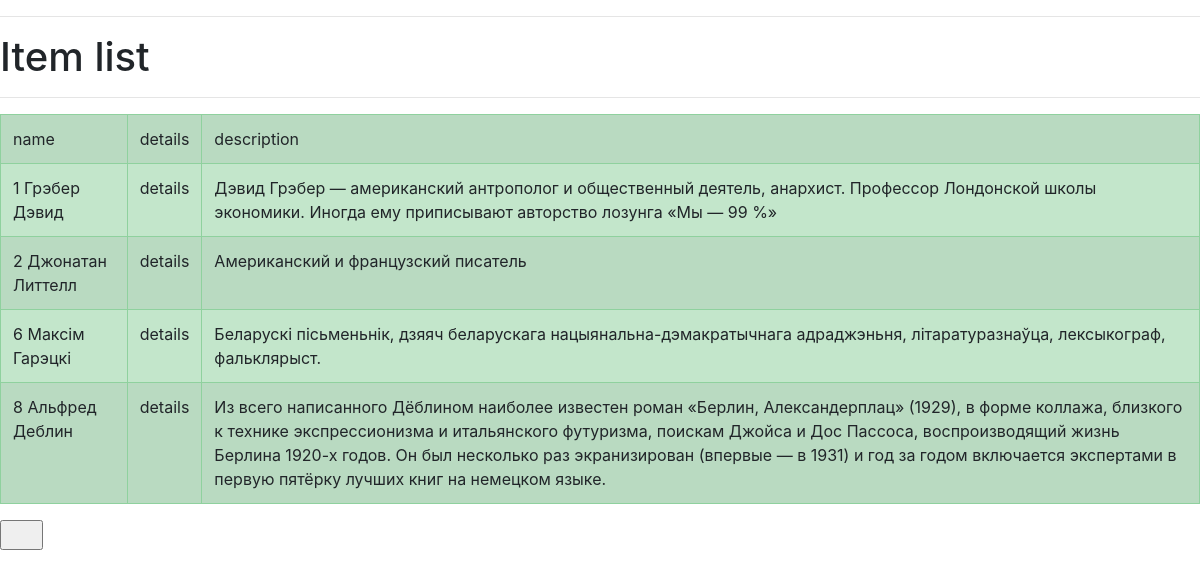
Screenshot of /ref/auth/list/ with the database file from the repository.
### reference/models.py (models this page shows)
class Author(models.Model):
    import datetime
    first_name = models.CharField(max_length=50)
    last_name = models.CharField(max_length=50)
    birth_date = models.DateField(blank=False, default=datetime.date(1, 1, 1))
    death_date = models.DateField(blank=True,null=True)
    country_of_birth = models.CharField(max_length=50)
    description = models.TextField(blank=True, null=True)
    def __str__(self) -> str:
        return self.first_name+' '+self.last_name

### reference/views.py (the view)
# urls.py: path('auth/list/', views.AuthorList.as_view(), name="auth-list"),
class AuthorList(ListView):
    template_name = "reference/item_list.html"
    model = models.Author

### reference/templates/reference/item_list.html (shortened to what this page needs)
{% extends 'reference/base.html' %}
{% block  body %}
<hr>
    <h1> Item list </h1>
<hr>
    <table class="table table-success table-striped" border="1">
        <tr>
            <td> name</td>
            <td> details </td>
            <td> description </td>
        </tr>
        {% for obj in object_list %}
        <tr><td> {{obj.id}} {{obj}} </td>
            <td> <a href="{{ obj.get_absolute_url }}">{{ obj.name }}</a> details </td>
            <td> {{obj.description}} </td>
        </tr>
        {% endfor %}
    </table>
    <form action="" method="post">
        <input type="submit" value="      ">
    </form>
    {% endblock body %}

### rows the page displays
Author: id "1", first_name+last_name "Грэбер Дэвид", description "Дэвид Грэбер — американский антрополог и общественный деятель, анархист. Профессор Лондонской школы экономики. Иногда ему приписывают авторство лозунга «Мы — 99 %»"
Author: id "2", first_name+last_name "Джонатан Литтелл", description "Американский и французский писатель"
Author: id "6", first_name+last_name "Максім Гарэцкі", description "Беларускі пісьменьнік, дзяяч беларускага нацыянальна-дэмакратычнага адраджэньня, літаратуразнаўца, лексыкограф, фальклярыст."
Author: id "8", first_name+last_name "Альфред Деблин", description "Из всего написанного Дёблином наиболее известен роман «Берлин, Александерплац» (1929), в форме коллажа, близкого к технике экспрессионизма и итальянского футуризма, поискам Джойса и Дос Пассоса, воспроизводящий жизнь Берлина 1920-х годов. Он был несколько раз экранизирован (впервые — в 1931) и год за годом включается экспертами в первую пятёрку лучших книг на немецком языке."
